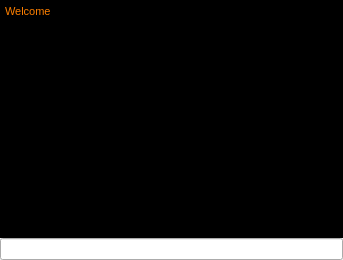
<?xml version="1.0" encoding="UTF-8"?>
<ui version="4.0">
 <class>FrmClientConsole</class>
 <widget class="QWidget" name="FrmClientConsole">
  <property name="geometry">
   <rect>
    <x>0</x>
    <y>0</y>
    <width>343</width>
    <height>260</height>
   </rect>
  </property>
  <property name="sizePolicy">
   <sizepolicy hsizetype="Expanding" vsizetype="Expanding">
    <horstretch>0</horstretch>
    <verstretch>0</verstretch>
   </sizepolicy>
  </property>
  <property name="windowTitle">
   <string>Form</string>
  </property>
  <layout class="QVBoxLayout" name="verticalLayout">
   <property name="spacing">
    <number>0</number>
   </property>
   <property name="leftMargin">
    <number>0</number>
   </property>
   <property name="topMargin">
    <number>0</number>
   </property>
   <property name="rightMargin">
    <number>0</number>
   </property>
   <property name="bottomMargin">
    <number>0</number>
   </property>
   <item>
    <widget class="QTextEdit" name="txtConsole">
     <property name="styleSheet">
      <string notr="true">QTextEdit{ background-color: FFF; color: #FF8000; }</string>
     </property>
     <property name="readOnly">
      <bool>true</bool>
     </property>
     <property name="html">
      <string>&lt;!DOCTYPE HTML PUBLIC &quot;-//W3C//DTD HTML 4.0//EN&quot; &quot;http://www.w3.org/TR/REC-html40/strict.dtd&quot;&gt;
&lt;html&gt;&lt;head&gt;&lt;meta name=&quot;qrichtext&quot; content=&quot;1&quot; /&gt;&lt;style type=&quot;text/css&quot;&gt;
p, li { white-space: pre-wrap; }
&lt;/style&gt;&lt;/head&gt;&lt;body style=&quot; font-family:'MS Shell Dlg 2'; font-size:8.25pt; font-weight:400; font-style:normal;&quot;&gt;
&lt;p style=&quot; margin-top:0px; margin-bottom:0px; margin-left:0px; margin-right:0px; -qt-block-indent:0; text-indent:0px;&quot;&gt;&lt;span style=&quot; font-size:8pt;&quot;&gt;Welcome&lt;/span&gt;&lt;/p&gt;&lt;/body&gt;&lt;/html&gt;</string>
     </property>
    </widget>
   </item>
   <item>
    <widget class="QLineEdit" name="edtSend"/>
   </item>
  </layout>
 </widget>
 <resources/>
 <connections/>
</ui>
